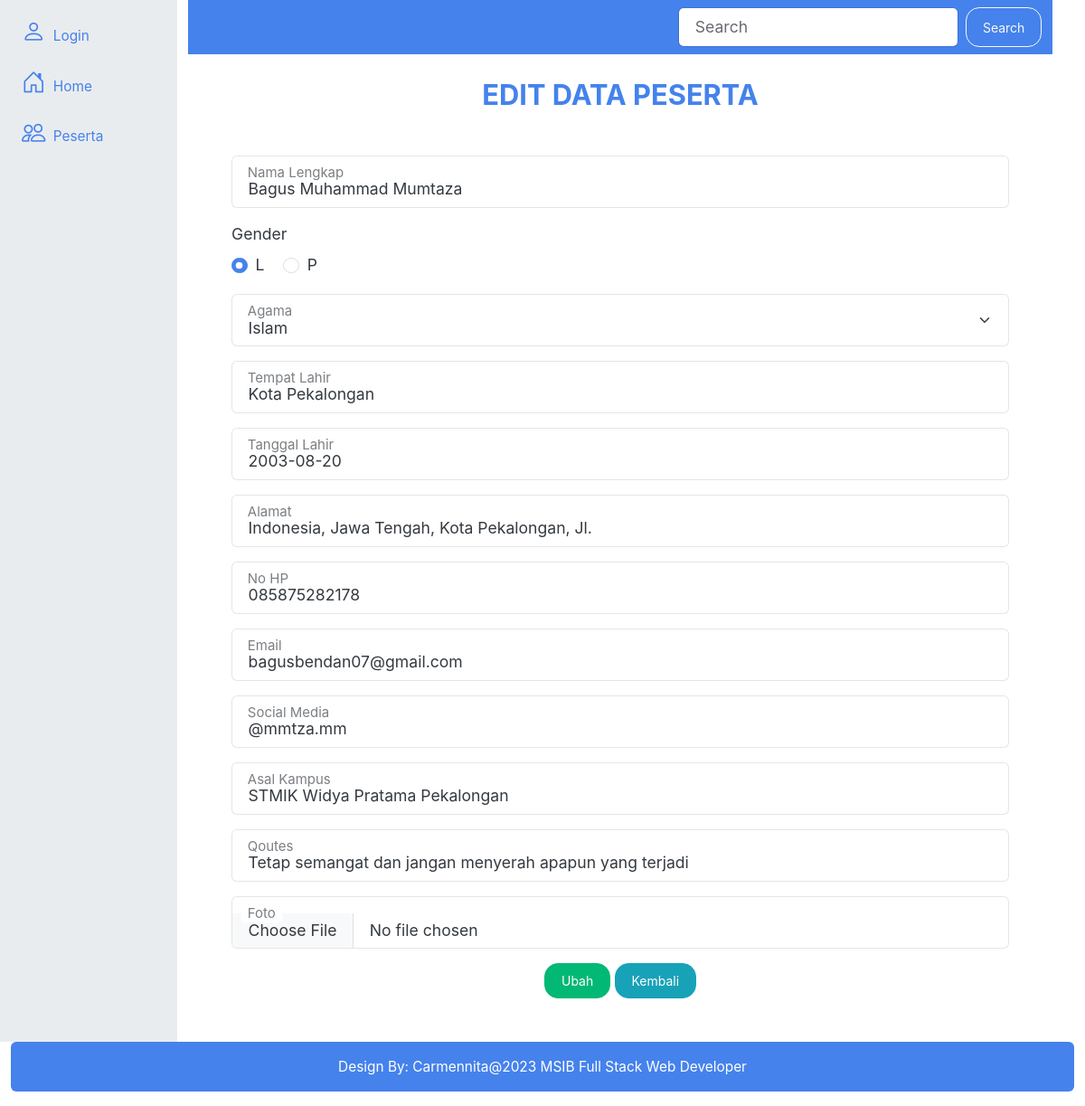
The app's page /index.php?hal=person_form&id=46 (signed in) with its own data.
### tables this page shows
CREATE TABLE `person` (
  `id` int(11) NOT NULL,
  `nama` varchar(45) NOT NULL,
  `gender` enum('L','P') NOT NULL,
  `idagama` int(11) NOT NULL,
  `tempat_lahir` varchar(45) NOT NULL,
  `tgl_lahir` date NOT NULL,
  `alamat` varchar(45) NOT NULL,
  `hp` varchar(15) NOT NULL,
  `email` varchar(45) NOT NULL,
  `sosmed` varchar(45) NOT NULL,
  `asal_kampus` varchar(45) NOT NULL,
  `quotes` varchar(100) NOT NULL,
  `foto` varchar(100) DEFAULT NULL
);

### models/Person.php (called while the page is built, shortened)
<?php
class Person{
	private $koneksi;
	public function __construct(){
		global $dbh;
		$this->koneksi = $dbh;
	}
    public function getPerson($id){
        $sql = "SELECT person.*, agama.nama AS agama
                FROM person INNER JOIN agama
                ON agama.id = person.idagama WHERE person.id = ?";
		$ps = $this->koneksi->prepare($sql);
		$ps->execute([$id]);
		$rs = $ps->fetch();
		return $rs;
    }
}
?>

### models/agama.php (called while the page is built)
<?php
class agama{
    private $koneksi;
    public function __construct(){
        global $dbh;
        $this->koneksi = $dbh;
    }
    public function index(){
        $sql = "SELECT * FROM agama";
        $rs = $this->koneksi->query($sql);
        return $rs;
    }
}

### person_form.php (the view, shortened to what this page needs)
<?php
$obj_agama = new agama();
$rs = $obj_agama->index();
$ar_gender = ['L', 'P'];
$id = isset($_REQUEST['id']) ? $_REQUEST['id'] : null;
$obj_person = new Person();
if (!empty($id)) {
    $row = $obj_person->getPerson($id);
} else {
    $row = [];
}
?>
<?php
    if(empty($id)){
?>
        <br><h3 class="page-section-heading text-center text-uppercase text-primary">Tambah Data Peserta</h3>
<?php
    }
    else{
?>
        <br><h3 class="page-section-heading text-center text-uppercase text-primary">Edit Data Peserta</h3>
<?php } ?>
<div class="container px-5 my-5">
    <form id="contactForm" method="POST" action="person_controller.php">
        <div class="form-floating mb-3">
            <input class="form-control" name="nama" value="<?= $row['nama'] ?>" id="namaLengkap" type="text" placeholder="Nama Lengkap" data-sb-validations="required" />
            <label for="namaLengkap">Nama Lengkap</label>
        </div>
        <div class="mb-3">
            <label class="form-label d-block">Gender</label>
            <?php
            foreach($ar_gender as $gender){
                $cek = ($gender == $row['gender']) ? "checked" : "" ;
            ?>
            <div class="form-check form-check-inline">
                <input class="form-check-input" value="<?= $gender ?>" type="radio" name="gender" data-sb-validations="required" <?= $cek ?>/>
                <label class="form-check-label"><?= $gender ?></label>
            </div>
            <?php
            }
            ?>
        </div>
        <div class="form-floating mb-3">
            <select class="form-select" name="idagama" id="agama" aria-label="Agama">
                <?php
                foreach($rs as $agama){
                    $sel = ($agama['id'] == $row['idagama']) ? "selected" : "" ;
                ?>
                <option value="<?= $agama['id'] ?>" <?= $sel ?>><?= $agama['nama'] ?></option>
                <?php
                }
                ?>
            </select>
            <label for="agama">Agama</label>
        </div>
        <div class="form-floating mb-3">
            <input class="form-control" name="tempat_lahir" value="<?= $row['tempat_lahir'] ?>" id="tempatLahir" type="text" placeholder="Tempat Lahir" data-sb-validations="required" />
            <label for="tempatLahir">Tempat Lahir</label>
        </div>
        <div class="form-floating mb-3">
            <input class="form-control" name="tgl_lahir" value="<?= $row['tgl_lahir'] ?>" id="tanggalLahir" type="text" placeholder="Tanggal Lahir" data-sb-validations="required" />
            <label for="tanggalLahir">Tanggal Lahir</label>
        </div>
        <div class="form-floating mb-3">
            <input class="form-control" name="alamat" value="<?= $row['alamat'] ?>" id="alamat" type="text" placeholder="Alamat" data-sb-validations="required" />
            <label for="alamat">Alamat</label>
        </div>
        <div class="form-floating mb-3">
            <input class="form-control" name="hp" value="<?= $row['hp'] ?>" id="noHp" type="text" placeholder="No HP" data-sb-validations="required" />
            <label for="noHp">No HP</label>
        </div>
        <div class="form-floating mb-3">
            <input class="form-control" name="email" value="<?= $row['email'] ?>" id="email" type="text" placeholder="Email" data-sb-validations="required" />
            <label for="email">Email</label>
        </div>
        <div class="form-floating mb-3">
            <input class="form-control" name="sosmed" value="<?= $row['sosmed'] ?>" id="socialMedia" type="text" placeholder="Social Media" data-sb-validations="required" />
            <label for="socialMedia">Social Media</label>
        </div>
        <div class="form-floating mb-3">
            <input class="form-control" name="asal_kampus" value="<?= $row['asal_kampus'] ?>" id="asalKampus" type="text" placeholder="Asal Kampus" data-sb-validations="required" />
            <label for="asalKampus">Asal Kampus</label>
        </div>
        <div class="form-floating mb-3">
            <input class="form-control" name="quotes" value="<?= $row['quotes'] ?>" id="qoutes" type="text" placeholder="Qoutes" data-sb-validations="required" />
            <label for="qoutes">Qoutes</label>
        </div>
        <div class="form-floating mb-3">
            <input class="form-control" type="file" name="foto" value="<?= $row['foto'] ?>" id="foto" placeholder="Foto" data-sb-validations="required" />
            <label for="foto">Foto</label>
        </div>
        <div class="text-center">
        <?php
        if(empty($id)){
        ?>
            <button class="btn btn-primary" name="proses" type="submit" value="simpan">Simpan</button>
        <?php
        }
        else{
        ?>
            <button class="btn btn-success" name="proses" type="submit" value="ubah">Ubah</button>
        <?php } ?>
            <a href="index.php?hal=person_list" class="btn btn-info" name="unproses">Kembali</a>
        </div>
    </form>
</div>

### records on screen
person: nama "Bagus Muhammad Mumtaza", tempat_lahir "Kota Pekalongan", tgl_lahir "2003-08-20", alamat "Indonesia, Jawa Tengah, Kota Pekalongan, Jl.", hp "085875282178", email "bagusbendan07@gmail.com", sosmed "@mmtza.mm", asal_kampus "STMIK Widya Pratama Pekalongan", quotes "Tetap semangat dan jangan menyerah apapun yang terjadi"

### other values on screen
$gender "L"
$gender "P"
form field idagama "Islam"
